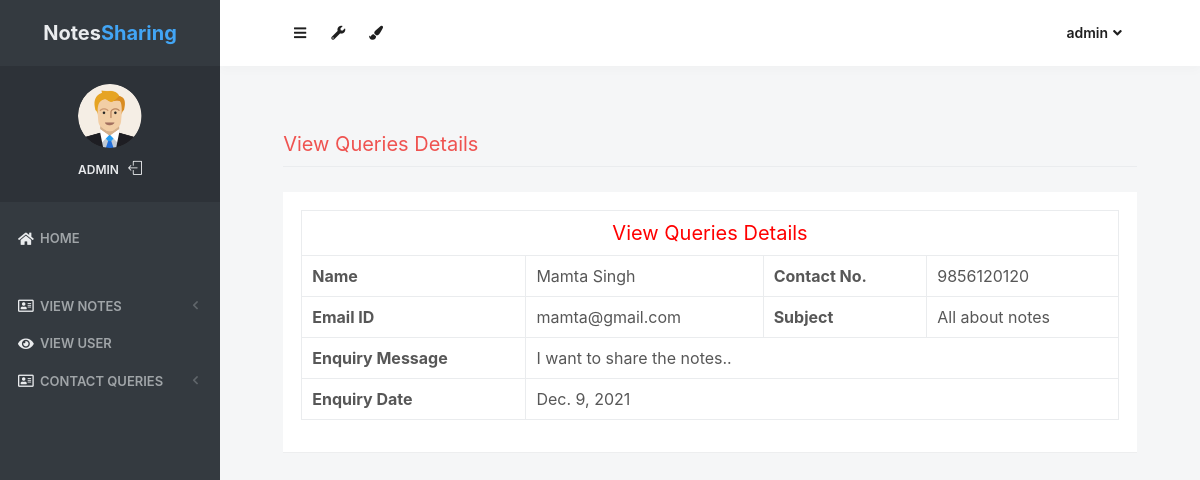
The page /view_queries/2 (signed in) on the database its author committed.
### notes/models.py (models this page shows, shortened)
class Contact(models.Model):
    fullname = models.CharField(max_length=100, null=True)
    email = models.CharField(max_length=50, null=True)
    mobile = models.CharField(max_length=15, null=True)
    subject = models.CharField(max_length=100, null=True)
    message = models.CharField(max_length=300, null=True)
    msgdate = models.DateField(null=True)
    isread = models.CharField(max_length=10,null=True)

### notes/views.py (the view)
# urls.py: path('view_queries/<int:pid>', view_queries, name='view_queries'),
def view_queries(request,pid):
    if not request.user.is_authenticated:
        return redirect('login_admin')
    contact = Contact.objects.get(id=pid)
    contact.isread = "yes"
    contact.save()
    return render(request,'view_queries.html', locals())

### notes/templates/view_queries.html (shortened to what this page needs)
{% load static %}
<html lang="en" class="no-focus">
    <head>
        <link rel="stylesheet" href="{% static 'js/plugins/datatables/dataTables.bootstrap4.min.css' %}">
        <link rel="stylesheet" id="css-main" href="{% static 'css1/codebase.min.css' %}">
    </head>
    <body>
        <div id="page-container" class="sidebar-o sidebar-inverse side-scroll page-header-fixed main-content-narrow">
         {% include "sidebar.html" %}
            {% include "admin_nav.html" %}
            <main id="main-container">
                <div class="content">
                    <h2 class="content-heading text-danger">View Queries Details</h2>
                    <div class="block">
                        <div class="block-content block-content-full">
                            <table class="table table-bordered">
                                <tr align="center">
                                    <td colspan="4" style="font-size : 20px; color : red"> View Queries Details</td>
                                </tr>
                                <tr>
                                    <th>Name</th>
                                    <td>{{contact.fullname}}</td>
                                    <th>Contact No.</th>
                                    <td>{{contact.mobile}}</td>
                                </tr>
                                <tr>
                                    <th>Email ID</th>
                                    <td>{{contact.email}}</td>
                                    <th>Subject</th>
                                    <td>{{contact.subject}}</td>
                                </tr>
                                <tr>
                                    <th>Enquiry Message</th>
                                    <td colspan="3">{{contact.message}}</td>
                                </tr>
                                <tr>
                                    <th>Enquiry Date</th>
                                    <td colspan="3">{{contact.msgdate}}</td>
                                </tr>
                            </table>
                        </div>
                    </div>
                </div>
            </main>
</div>
 <link rel="stylesheet" href="https://use.fontawesome.com/releases/v5.6.3/css/all.css">
    </body>
</html>

### notes/templates/sidebar.html (shortened to what this page needs)
{% load static %}
   <nav id="sidebar">
                <div id="sidebar-scroll">
                    <div class="sidebar-content">
                        <div class="content-header content-header-fullrow px-15">
                            <div class="content-header-section text-center align-parent sidebar-mini-hidden">
                                <div class="content-header-item">
                                    <a class="link-effect font-w700" href="{% url 'admin_home' %}">
                                           <span class="font-size-xl text-dual-primary-dark">Notes</span><span class="font-size-xl text-primary">Sharing</span>
                                    </a>
                                </div>
                            </div>
                        </div>
                        <div class="content-side content-side-full content-side-user px-10 align-parent">
                            <div class="sidebar-mini-hidden-b text-center">
                                <a class="img-link" href="be_pages_generic_profile.html">
                                    <img class="img-avatar" src="{% static 'img/avatars/user1.png' %}" alt="">
                                </a>
                                <ul class="list-inline mt-10">
                                    <li class="list-inline-item">
                                        <a class="link-effect text-dual-primary-dark font-size-xs font-w600 text-uppercase" href="{% url 'admin_home' %}">{{ request.user.username }}</a>
                                    </li>
                                    <li class="list-inline-item">
                                        <a class="link-effect text-dual-primary-dark" href="{% url 'logout' %}">
                                            <i class="si si-logout"></i>
                                        </a>
                                    </li>
                                </ul>
                            </div>
                        </div>
                        <div class="content-side content-side-full">
                            <ul class="nav-main">
                                <li class="open">
                                    <a href="{% url 'admin_home' %}"><i class="fas fa-home"></i><span class="sidebar-mini-hide">Home</span></a>
                                </li>
                                <li class="nav-main-heading"><span class="sidebar-mini-visible">UI</span></li>
                                <li>
                                    <a class="nav-submenu" data-toggle="nav-submenu"><i class="far fa-address-card"></i>View Notes</a>
                                </li>
                                <li>
                                    <a  href="{% url 'view_users' %}"><i class="fas fa-eye"></i><span class="sidebar-mini-hide">View User</span></a>
                                </li>
                                <li>
                                    <a class="nav-submenu" data-toggle="nav-submenu"><i class="far fa-address-card"></i>Contact Queries</a>
                                </li>
                           </ul>
                        </div>
                    </div>
                </div>
            </nav>

### notes/templates/admin_nav.html (shortened to what this page needs)
{% load static %}
            <header id="page-header">
                <div class="content-header">
                    <div class="content-header-section">
                        <button type="button" class="btn btn-circle btn-dual-secondary" data-toggle="layout" data-action="sidebar_toggle">
                            <i class="fa fa-navicon"></i>
                        </button>
                        <div class="btn-group" role="group">
                            <button type="button" class="btn btn-circle btn-dual-secondary" id="page-header-options-dropdown" data-toggle="dropdown" aria-haspopup="true" aria-expanded="false">
                                <i class="fa fa-wrench"></i>
                            </button>
                        </div>
                        <div class="btn-group" role="group">
                            <button type="button" class="btn btn-circle btn-dual-secondary" id="page-header-themes-dropdown" data-toggle="dropdown" aria-haspopup="true" aria-expanded="false">
                                <i class="fa fa-paint-brush"></i>
                            </button>
                        </div>
                    </div>
                    <div class="content-header-section">
                        <div class="btn-group" role="group">
                            <button type="button" class="btn btn-rounded btn-dual-secondary" id="page-header-user-dropdown" data-toggle="dropdown" aria-haspopup="true" aria-expanded="false">
                                {{ request.user.username}}<i class="fa fa-angle-down ml-5"></i>
                            </button>
                        </div>
                    </div>
                </div>
            </header>

### rows shown on the page
Contact: fullname "Mamta Singh", mobile "9856120120", email "mamta@gmail.com", subject "All about notes", message "I want to share the notes..", msgdate "Dec. 9, 2021"

### other values the page prints
{{ request.user.username }} "ADMIN"
{{ request.user.username }} "admin"
